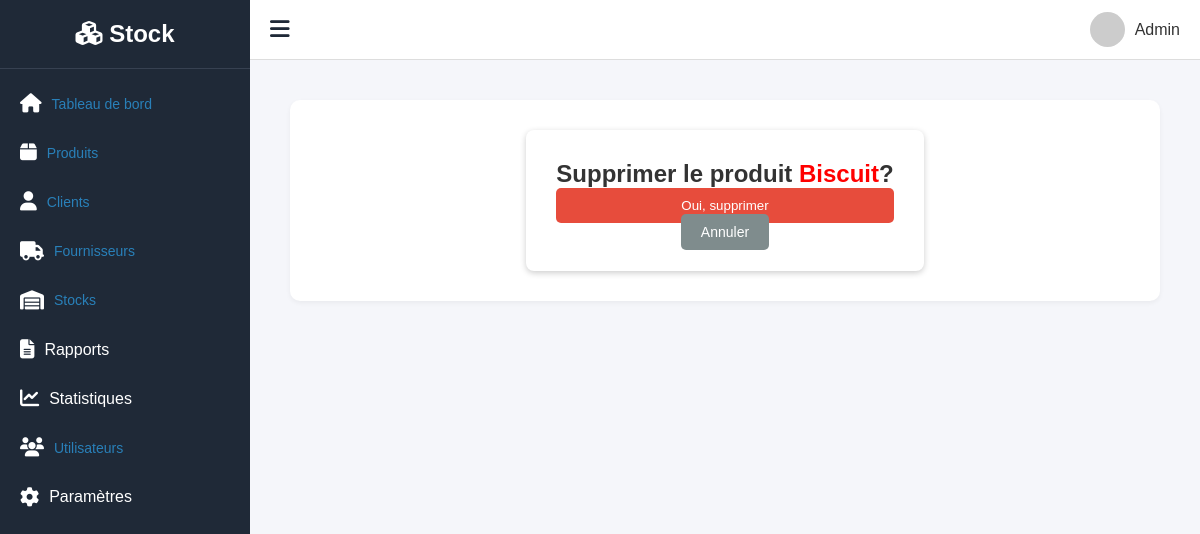
Before: /produits/supprimer_produit/3/ with the older database file.
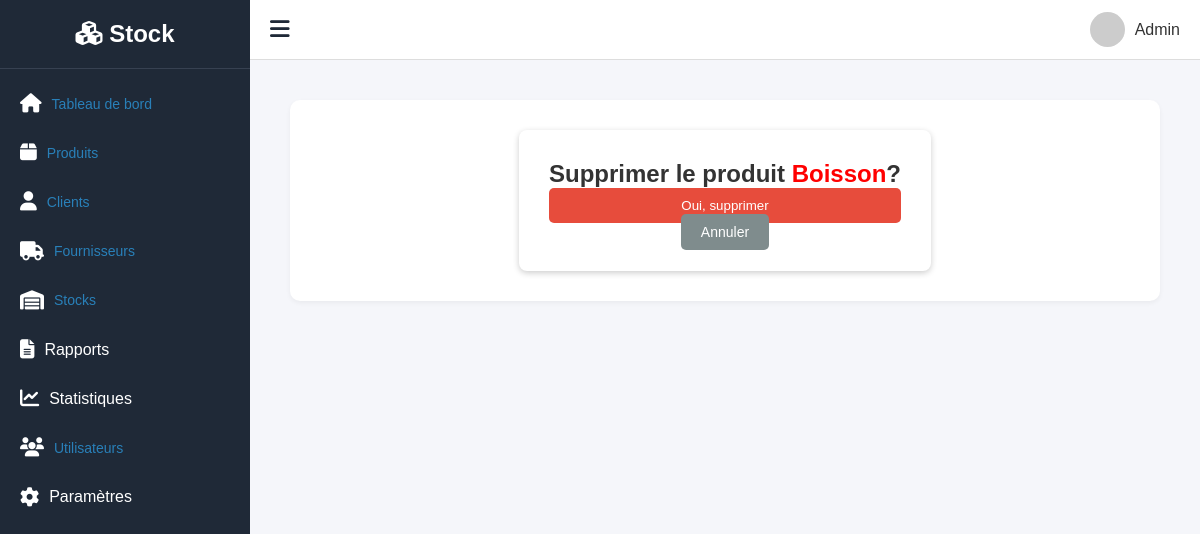
After: the same page with the newer database file.
### produit/models.py (models this page shows, shortened)
class Produit(models.Model):
    nom = models.CharField(max_length=150)
    reference = models.CharField(max_length=100, unique=True)
    categorie = models.ForeignKey(Categorie, on_delete=models.SET_NULL, null=True, related_name="produits")
    prix_achat = models.DecimalField(max_digits=10, decimal_places=2)
    prix_vente = models.DecimalField(max_digits=10, decimal_places=2)
    code_barre_image = models.ImageField(upload_to='barcodes/', blank=True)
    seuil_min = models.PositiveIntegerField(default=0)
    seuil_max = models.PositiveIntegerField(default=100)
    stock_actuel = models.PositiveIntegerField(default=0)

### produit/views.py (the view)
# urls.py: path('supprimer_produit/<int:id>/', views.supprimer_produit, name='supprimer_produit'),
def supprimer_produit(request, id):
    produit = get_object_or_404(Produit, id=id)
    if request.method == 'POST':
        produit.delete()
        return redirect('liste_produits')
    return render(request, 'produits/supprimer_produit.html', {'produit': produit})

### templates/produits/supprimer_produit.html (shortened to what this page needs)
{% extends 'gesstock/base.html' %}
{% block content %}
  <div class="box">
    <h2>Supprimer le produit <strong>{{ produit.nom }}</strong>?</h2>
    <form method="post">
      <div class="suppression">
        <button class="btn-del" type="submit">Oui, supprimer</button>
        <a class="btn-back" href="{% url 'liste_produits' %}">Annuler</a>
      </div>
    </form>
  </div>
{% endblock %}

Changed rows visible on the page:
changed Produit: nom "Biscuit" → "Boisson"
